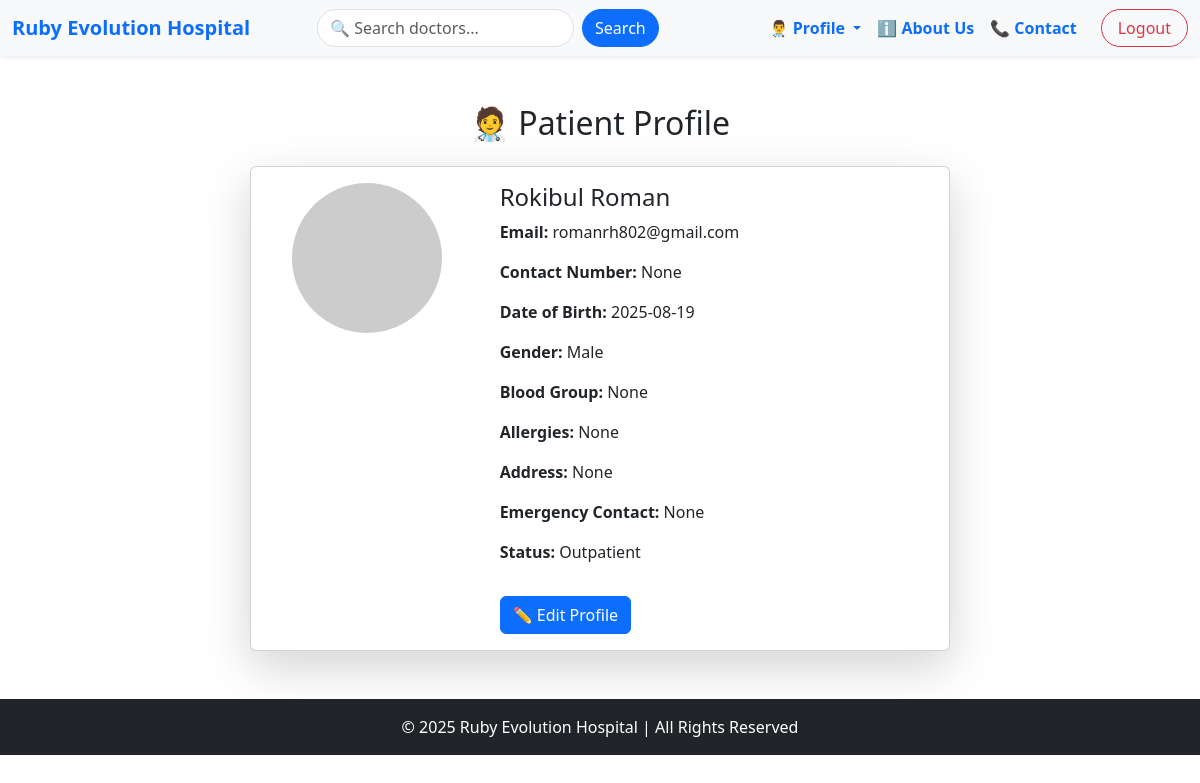
/accounts/PatientProfileView/ (signed in), run on the app's committed database.
### accounts/models.py (models this page shows, shortened)
class PatientProfile(models.Model):
    BLOOD_GROUP_CHOICES = [
        ('A+', 'A+'), ('A-', 'A-'),
        ('B+', 'B+'), ('B-', 'B-'),
        ('O+', 'O+'), ('O-', 'O-'),
        ('AB+', 'AB+'), ('AB-', 'AB-'),
    ]
    STATUS_CHOICES = [
        ('Outpatient', 'Outpatient'),
        ('Inpatient', 'Inpatient'),
        ('Discharged', 'Discharged'),
    ]
    GENDER_CHOICES = [
        ('Male', 'Male'),
        ('Female', 'Female'),
        ('Other', 'Other'),
    ]
    user = models.OneToOneField(CustomUser, on_delete=models.CASCADE)
    profile_picture = models.ImageField(upload_to='patient_profiles/', null=True, blank=True)
    date_of_birth = models.DateField(null=True, blank=True)
    gender = models.CharField(max_length=10, choices=GENDER_CHOICES, null=True, blank=True)
    contact_number = models.CharField(max_length=15, null=True, blank=True)
    address = models.TextField(null=True, blank=True)
    blood_group = models.CharField(max_length=3, choices=BLOOD_GROUP_CHOICES, null=True, blank=True)
    allergies = models.TextField(null=True, blank=True)
    emergency_contact_number = models.CharField(max_length=15, null=True, blank=True)
    status = models.CharField(max_length=20, choices=STATUS_CHOICES, default='Outpatient')

class CustomUser(AbstractUser):
    ROLE_CHOICES = (
        ('admin', 'Admin'),
        ('doctor', 'Doctor'),
        ('patient', 'Patient'),
        ('staff', 'Staff'),
    )
    CURRENT_STATUS = [
        ('apporved','Approved'),
        ('panding','Panding'),
        ('cancel','Cancel'),
    ]
    first_name = models.CharField(max_length=50,null=True)
    last_name = models.CharField(max_length=50,null=True)
    role = models.CharField(choices=ROLE_CHOICES, max_length=50,null=True, blank=True)
    current_status = models.CharField(choices=CURRENT_STATUS, max_length=50,default='panding')

### accounts/views.py (the view)
# urls.py: path('PatientProfileView/', PatientProfileView.as_view(), name='PatientProfileView'),
class PatientProfileView(LoginRequiredMixin,View):
    def get(self, request, *args, **kwargs):
        if request.user.role == 'patient':
            profile = get_object_or_404(PatientProfile, user=request.user)
        return render(request,'patient/patientProfile.html',{'profile':profile})

### accounts/templates/patient/patientProfile.html (shortened to what this page needs)
{% extends "base.html" %}
{% block content %}
<div class="container mt-5">
    <h2 class="text-center mb-4">🧑‍⚕️ Patient Profile</h2>
    <div class="card shadow-lg" style="max-width: 700px; margin:auto;">
        <div class="row g-0">
            <div class="col-md-4 text-center p-3">
                {% if profile.profile_picture %}
                    <img src="{{ profile.profile_picture.url }}" class="img-fluid rounded-circle" alt="Profile Picture">
                {% else %}
                    <img src="https://via.placeholder.com/150" class="img-fluid rounded-circle" alt="Profile Picture">
                {% endif %}
            </div>
            <div class="col-md-8">
                <div class="card-body">
                    <h4 class="card-title">{{ profile.user.get_full_name }}</h4>
                    <p><strong>Email:</strong> {{ profile.user.email }}</p>
                    <p><strong>Contact Number:</strong> {{ profile.contact_number|default:"N/A" }}</p>
                    <p><strong>Date of Birth:</strong> {{ profile.date_of_birth|date:"Y-m-d"|default:"N/A" }}</p>
                    <p><strong>Gender:</strong> {{ profile.gender|default:"N/A" }}</p>
                    <p><strong>Blood Group:</strong> {{ profile.blood_group|default:"N/A" }}</p>
                    <p><strong>Allergies:</strong> {{ profile.allergies|default:"N/A" }}</p>
                    <p><strong>Address:</strong> {{ profile.address|default:"N/A" }}</p>
                    <p><strong>Emergency Contact:</strong> {{ profile.emergency_contact_number|default:"N/A" }}</p>
                    <p><strong>Status:</strong> {{ profile.status }}</p>
                    <a href="{% url 'patientUpdateView' %}" class="btn btn-primary mt-3">✏️ Edit Profile</a>
                </div>
            </div>
        </div>
    </div>
</div>
{% endblock %}

### data on the page
PatientProfile: user.get_full_name "Rokibul Roman", user.email "romanrh802@gmail.com", contact_number "None", date_of_birth "2025-08-19", gender "Male", blood_group "None", allergies "None", address "None", emergency_contact_number "None", status "Outpatient"
